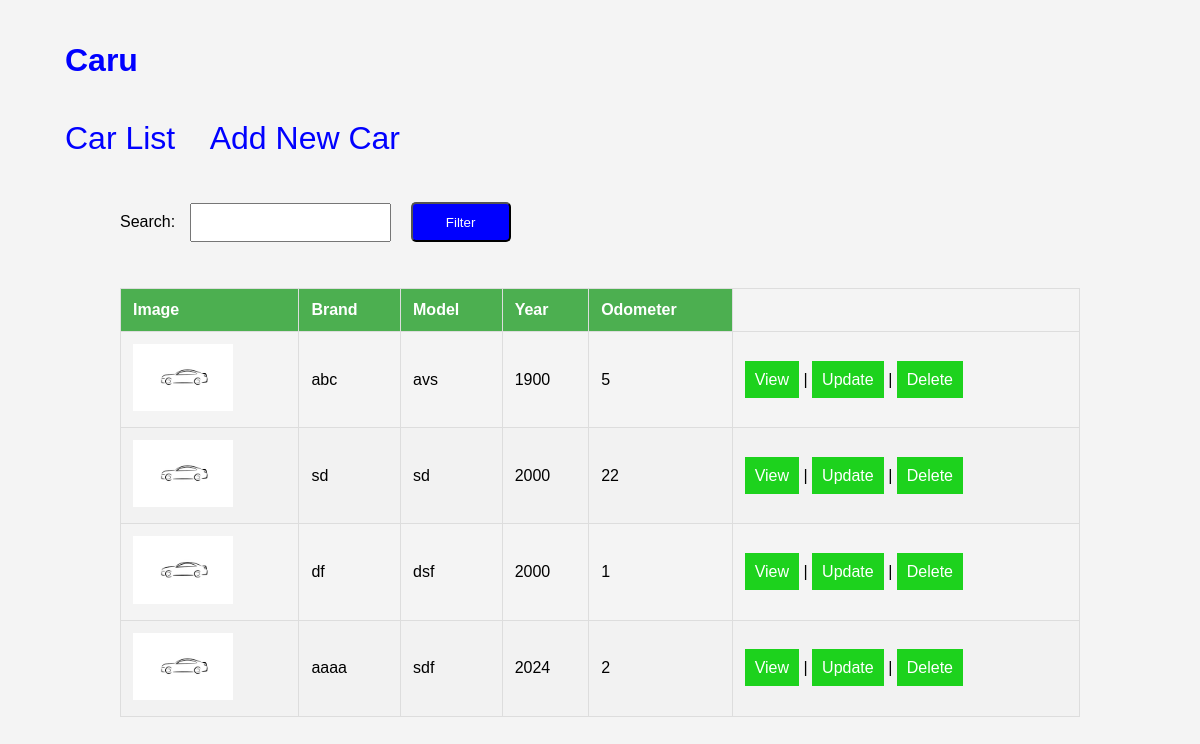
Before: / with the older database file.
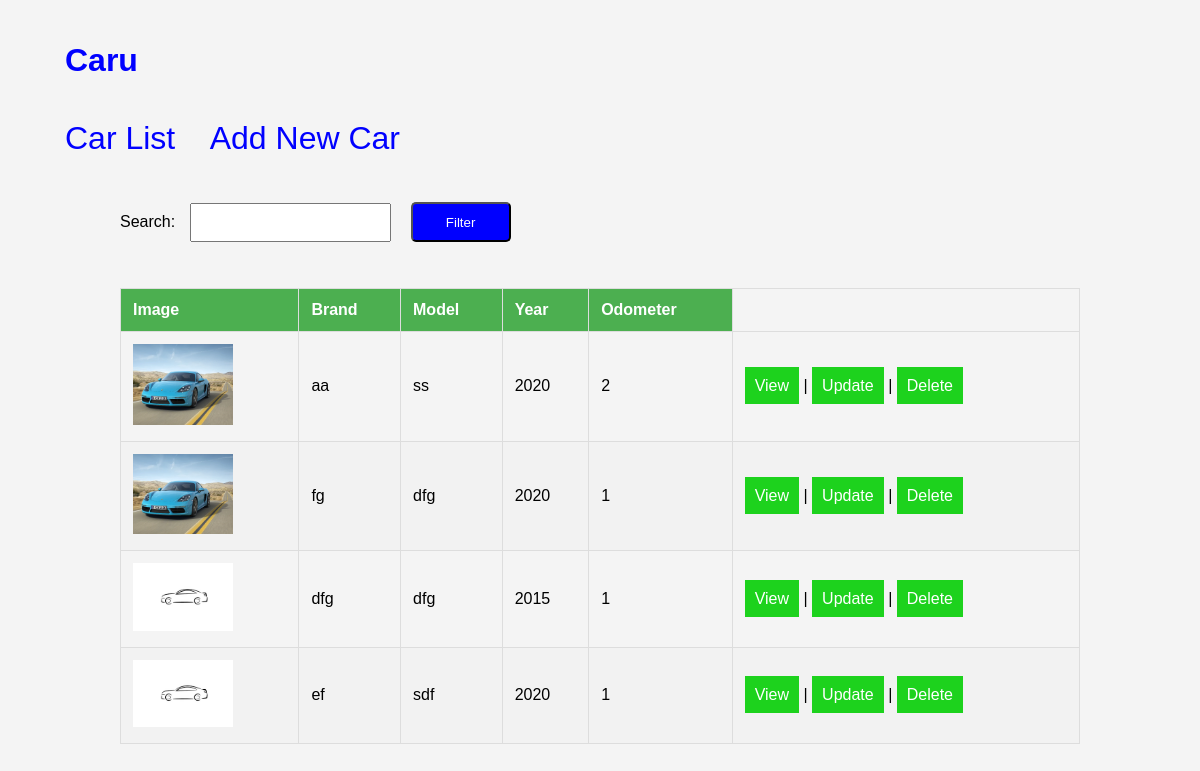
After: the same page with the newer database file.
### car/models.py (models this page shows, shortened)
class Car(models.Model):
    brand = models.CharField(max_length=50)
    model = models.CharField(max_length=50)
    model_year = models.PositiveIntegerField(
        validators=[MinValueValidator(1900), MaxValueValidator(datetime.datetime.now().year)]
    )
    engine = models.CharField(max_length=30)
    fuel_type = models.CharField(max_length=20)
    odometer = models.IntegerField()
    image = models.ImageField(upload_to='car_images/', default='car_images/default.png', blank=True, null=True)

### car/views.py (the view)
# urls.py: path('', CarListView.as_view(),name='car-list'),
class CarListView(ListView):
    model = Car
    template_name = 'car/car_list.html'
    def get_queryset(self):
        queryset = super().get_queryset()
        search_query = self.request.GET.get('search', '')
        if search_query:
            queryset = queryset.filter(
                Q(brand__icontains=search_query) |
                Q(model__icontains=search_query) |
                Q(model_year__icontains=search_query)
            )
        return queryset
    def get_context_data(self, **kwargs):
        context = super().get_context_data(**kwargs)
        context['filter_form'] = CarFilterForm(self.request.GET)
        return context

### car/forms.py
class CarFilterForm(forms.Form):
    search = forms.CharField(required=False)

### car/templates/car/car_list.html (shortened to what this page needs)
{% extends 'car/base.html' %}
{% block content %}
<form class='search' method="get" action="">
    {{ filter_form.as_p }}
    <button class= 'filter-btn'type="submit">Filter</button>
</form>
<table>
    <thead>
        <tr>
            <th>Image</th>
            <th>Brand</th>
            <th>Model</th>
            <th>Year</th>
            <th>Odometer</th>
        </tr>
    </thead>
    <tbody>
        {% for car in object_list %}
        <tr>
            <td>
                {% if car.image %}
                   <a> <img src="{{ car.image.url }}" style="width: 100px; height: auto;"></a>
                {% else %}
                    <p>No image available.</p>
                {% endif %}
            </td>
            <td>{{ car.brand }}</td>
            <td>{{ car.model }}</td>
            <td>{{ car.model_year }}</td>
            <td>{{ car.odometer }}</td>
            <td>
                <a class='CRUD-link'href="{% url 'car-detail' car.pk %}">View</a> |
                <a class='CRUD-link'href="{% url 'car-update' car.pk %}">Update</a> |
                <a class='CRUD-link'href="{% url 'car-delete' car.pk %}">Delete</a>
            </td>
        </tr>
        {% endfor %}
    </tbody>
</table>
{% endblock %}

### car/templates/car/base.html (shortened to what this page needs)
<!DOCTYPE html>
<html lang="en">
  <head>
    {% load static %}
    <link rel="stylesheet" href="{% static 'car/style.css' %}" />
  </head>
  <body>
    <header>
      <nav class="car-display">
        <h1 class="car-link">Caru</h1>
        <a class="car-link" href="{% url 'car-list' %}">Car List</a>
        <a class="car-link" href="{% url 'car-create' %}">Add New Car</a>
      </nav>
    </header>
    <main>{% block content %}{% endblock %}</main>
  </body>
</html>

### car/static/car/style.css (style rules this page uses)
body { font-family: Arial, sans-serif; background-color: #f4f4f4; margin: 0; padding: 0; }
table { width: 80%; margin: 20px auto; border-collapse: collapse; }
table, th, td { border: 1px solid #ddd; }
th, td { padding: 12px; text-align: left; }
th { background-color: #4caf50; color: white; }
tr:nth-child(even) { background-color: #f2f2f2; }
form { width: 80%; margin: 20px auto; text-align: center; }
input[type="text"], input[type="submit"], button { padding: 10px; margin: 10px; }
img { width: 100px; height: auto; }
.car-link { color: blue; font-size: 2rem; padding: 15px; text-decoration: none; }
.car-display { padding-left: 50px; }
.search { display: flex; }
.filter-btn { background-color: blue; width: 100px; height: 40px; text-align: center; border-radius: 5px; margin-top: 25px; color: white; }
.CRUD-link { background-color: rgb(29, 210, 29); color: white; padding: 10px; text-decoration: none; }

Changed rows visible on the page:
removed Car: image (placeholder picture), brand "abc", model "avs", model_year "1900", odometer "5"
removed Car: image (placeholder picture), brand "sd", model "sd", model_year "2000", odometer "22"
removed Car: image (placeholder picture), brand "df", model "dsf", model_year "2000", odometer "1"
removed Car: image (placeholder picture), brand "aaaa", model "sdf", model_year "2024", odometer "2"
added Car: image (picture), brand "aa", model "ss", model_year "2020", odometer "2"
added Car: image (picture), brand "fg", model "dfg", model_year "2020", odometer "1"
added Car: image (placeholder picture), brand "dfg", model "dfg", model_year "2015", odometer "1"
added Car: image (placeholder picture), brand "ef", model "sdf", model_year "2020", odometer "1"
